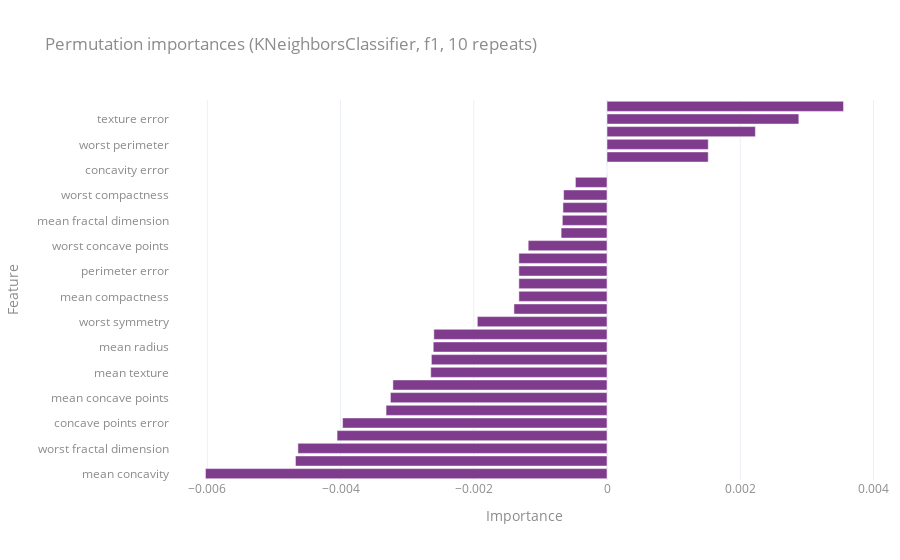

This figure's notebook cell:
### Markdown cell above
## Visualizations including computations

Some visualizations will make additional computations as part of their methods. This is because it would not be reasonable to compute them ahead of time.

`plot.permutation_importance()` takes an estimator name and outputs each feature's permutation importance.

### Code cell
from sklearn.datasets import load_breast_cancer
from sklearn.neighbors import KNeighborsClassifier
from poniard import PoniardClassifier

X, y = load_breast_cancer(return_X_y=True, as_frame=True)
clf = PoniardClassifier(estimators=[KNeighborsClassifier()], metrics="f1").setup(X, y)
clf.fit()
clf.plot.permutation_importance("KNeighborsClassifier")

### Figure 1 — Plotly figure (JSON) as saved in the notebook; plotly's stock layout.template omitted (floating-point values rounded to 4 significant figures)
{"data": [{"alignmentgroup": "True", "hovertemplate": "Importance=%{x}<br>Feature=%{y}<extra></extra>", "legendgroup": "", "marker": {"color": "rgb(127, 60, 141)", "pattern": {"shape": ""}}, "name": "", "offsetgroup": "", "orientation": "h", "showlegend": false, "textposition": "auto", "type": "bar", "x": [-0.0006616, -0.001397, -0.00397, 0, -0.004677, -0.0026, -0.001323, -0.003251, -0.006028, -0.0006706, -0.003317, -0.002609, -0.001323, 0.003551, -0.002647, -0.001323, -0.001323, -0.002637, -0.0006891, 0.00288, 0.001519, -0.0006521, -0.001183, -0.004052, -0.00464, 0.00152, 0.002228, -0.003214, -0.001947, -0.0004746], "xaxis": "x", "y": ["area error", "compactness error", "concave points error", "concavity error", "fractal dimension error", "mean area", "mean compactness", "mean concave points", "mean concavity", "mean fractal dimension", "mean perimeter", "mean radius", "mean smoothness", "mean symmetry", "mean texture", "perimeter error", "radius error", "smoothness error", "symmetry error", "texture error", "worst area", "worst compactness", "worst concave points", "worst concavity", "worst fractal dimension", "worst perimeter", "worst radius", "worst smoothness", "worst symmetry", "worst texture"], "yaxis": "y"}], "layout": {"barmode": "relative", "legend": {"tracegroupgap": 0}, "title": {"text": "Permutation importances (KNeighborsClassifier, f1, 10 repeats)"}, "xaxis": {"anchor": "y", "domain": [0, 1], "title": {"text": "Importance"}}, "yaxis": {"anchor": "x", "categoryorder": "total ascending", "domain": [0, 1], "title": {"text": "Feature"}}}}
